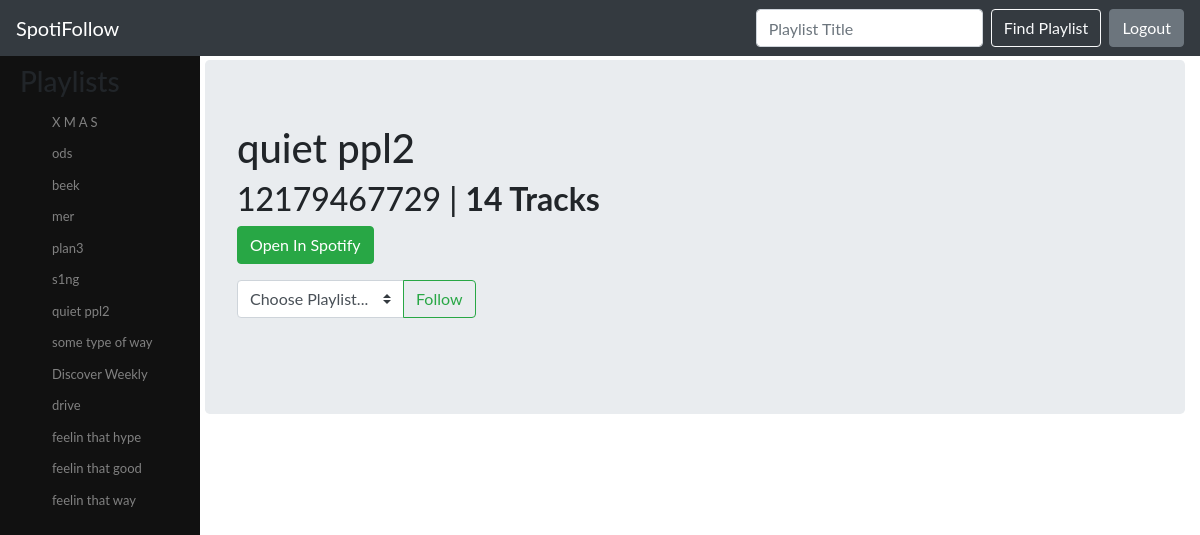
The app's page /search/71 (signed in) with its own data.
### playlist/models.py (models this page shows, shortened)
class Playlist(models.Model):
	playlist_id = models.CharField(max_length=200, primary_key=True)
	title = models.CharField(max_length=200)
	author = models.CharField(max_length=200)
	href = models.CharField(max_length=500)
	tracks_href = models.CharField(max_length=200)
	tracks = models.ManyToManyField(Track, through='TrackInstance')
	linked = models.BooleanField(default=False)
	origin_playlist = models.ForeignKey('self', null=True, on_delete=models.SET_NULL)

### search/models.py (models this page shows)
class Search(models.Model):
	playlist_id = models.CharField(max_length=200)
	title = models.CharField(max_length=200)
	author = models.CharField(max_length=200)
	total = models.IntegerField()
	href = models.CharField(max_length=200)
	tracks_href = models.CharField(max_length=200)

### search/views.py (the view)
# urls.py: path('search/<int:pk>', views.SearchDetailView.as_view(), name='search-detail'),
class SearchDetailView(generic.DetailView):
	model = Search
	def get_context_data(self, **kwargs):
		context = super(SearchDetailView, self).get_context_data(**kwargs)
		context['playlist_list'] = Playlist.objects.filter(author=self.request.user)
		return context

### search/templates/search/search_detail.html (shortened to what this page needs)
{% extends "base_table.html" %}
{% block header_include %}
  {% include "playlist/playlist_header.html" with playlist_list=playlist_list %}
{% endblock header_include %}
{% block section_head %}
  <h1>{{ object.title }}</h1>
  <h2>{{ object.author }} | <b>{{ object.total }} Tracks</b></h2>
  <p><a href=""><button type="button" class="btn btn-success">Open In Spotify</button></a></p>
  <p><form action="{% url 'search:link-playlist' %}" class="form-inline my-2 my-lg-0" method="POST">
    <div class="input-group">
      <select class="custom-select" id="selectLinkPlaylist" name="user_title">
        <option value="">Choose Playlist...</option>
      </select>
      <div class="input-group-append">
        <button class="btn btn-outline-success" type="submit">Follow</input>
      </div>
    </div>
  </form></p>
{% endblock section_head %}

### playlist/templates/playlist/playlist_header.html
{% extends "base_header.html" %}
{% load static %}
{% block sidenav %}
	{% if playlist_list %}
		<h3>Playlists</h3>
		<ul class="nav flex-column">
		{% for playlist in playlist_list %}
			<li class="nav-item">
				<a class="nav-link" href="{% url 'playlist-detail' playlist.playlist_id %}">{{ playlist.title }}</a>
			</li>
		{% endfor %}
		</ul>
	{% else %}
		<h3>Playlists</h3>
	{% endif %}
{% endblock sidenav %}

### playlist/static/playlist/style.css (style rules this page uses)
body { font-family: "Lato", sans-serif; }
.sidenav a { padding: 6px 6px 6px 32px; text-decoration: none; color: #818181; display: block; font-size: small; }

### records on screen
Playlist: title "X M A S"
Playlist: title "ods"
Playlist: title "beek"
Playlist: title "mer"
Playlist: title "plan3"
Playlist: title "s1ng"
Playlist: title "quiet ppl2"
Playlist: title "some type of way"
Playlist: title "Discover Weekly"
Playlist: title "drive"
Playlist: title "feelin that hype"
Playlist: title "feelin that good"
Playlist: title "feelin that way"
Search: title "quiet ppl2", author "12179467729", total "14"
